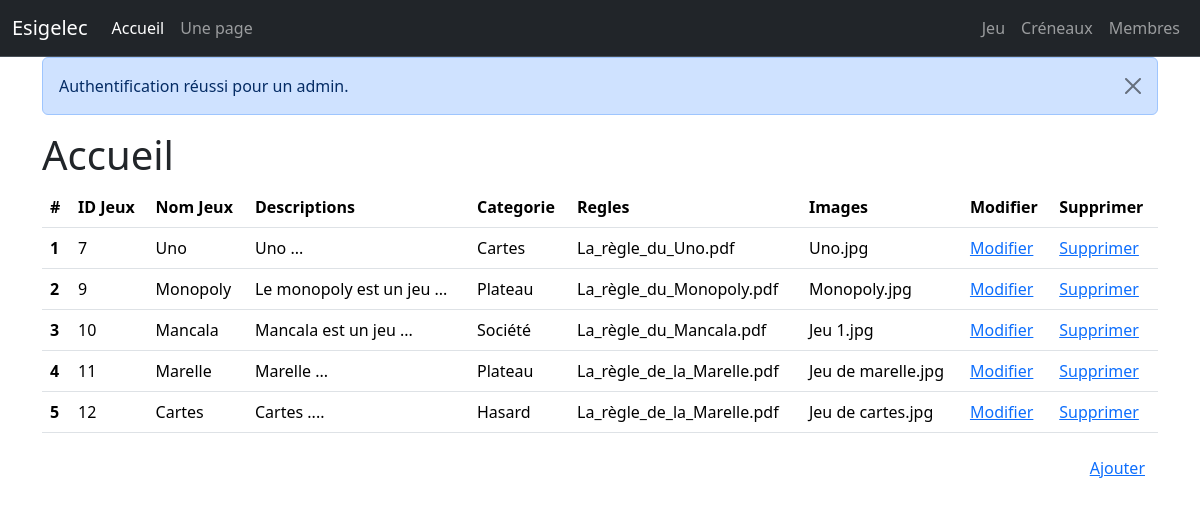
Page /jeuAdmin.php (signed in) on the committed database.
### tables this page shows
CREATE TABLE `jeux` (
  `idJeux` int(11) NOT NULL,
  `nom` varchar(100) NOT NULL,
  `description` varchar(255) NOT NULL,
  `categorie` varchar(50) NOT NULL,
  `regle` varchar(255) NOT NULL,
  `image` varchar(255) NOT NULL
);

### jeuAdmin.php (the view, shortened to what this page needs)
<?php
    include 'header.inc.php';
    include 'menuAdmin.inc.php';
?>
<div class="container">
    <?php
         if(isset($_SESSION['message'])) {
            echo '<div class="alert alert-primary alert-dismissible fade show" role="alert">';
            echo $_SESSION['message'];
            echo '<button type="button" class="btn-close" data-bs-dismiss="alert" aria-label="Close"></button>';
            echo '</div>';
            }
    ?>
    <h1>Accueil</h1>
    <table class="table">
        <thead>
            <tr>
                <th scope="col">#</th>
                <th scope="col">ID Jeux</th>
                <th scope="col">Nom Jeux</th>
                <th scope="col">Descriptions</th>
                <th scope="col">Categorie</th>
                <th scope="col">Regles</th>
                <th scope="col">Images</th>
                <th scope="col">Modifier</th>
                <th scope="col">Supprimer</th>
            </tr>
        </thead>
        <tbody>
            <?php
                $i = 1;
                include("connpdo.php");
                $req="SELECT * FROM jeux ";
                $stmt=$pdo->prepare($req);
                $stmt->execute();
                while ($user = $stmt->fetch() ) {
                    echo '<tr>';
                    echo '<th scope="row">' . $i . '</th>';
                    echo '<td>' . $user['idJeux'] . '</td>';
                    echo '<td>' . $user['nom'] . '</td>';
                    echo '<td>' . $user['description'] . '</td>';
                    echo '<td>' . $user['categorie'] . '</td>';
                    echo '<td>' . $user['regle'] . '</td>';
                    echo '<td>' . $user['image'] . '</td>';
                    echo '<td><a href="traitementUpdatejeux.php?idJeux=' . $user['idJeux'] . '&nomjeux=' . $user['nom'] . '&descriptions=' . $user['description'] . '&categorie=' . $user['categorie'] . '">Modifier</a></td>';
                    echo '<td><a href="traitementSuppressionJeux.php?idJeux=' . $user['idJeux'] . '" >Supprimer</a></td>';
                    echo '</tr>';
                    $i++;
                }
            ?>
        </tbody>
    </table>
     <button type="button" class="btn btn-outline" style="float:right">
        <a  href="addGame.php">Ajouter</a>
    </button>
</div>

### header.inc.php (shortened to what this page needs)
<!doctype html>
<html lang="fr">
  <head>
    <link href="https://cdn.jsdelivr.net/npm/bootstrap@5.3.1/dist/css/bootstrap.min.css" rel="stylesheet">
    <link rel="stylesheet" href="style.css" />
  </head>
  <body>

### menuAdmin.inc.php (shortened to what this page needs)
<nav class="navbar navbar-expand-md bg-dark border-bottom border-body" data-bs-theme="dark">
  <div class="container-fluid">
    <a class="navbar-brand" href="#">Esigelec</a>
    <div class="collapse navbar-collapse" id="navbarText">
      <ul class="navbar-nav me-auto mb-lg-0">
            <li class="nav-item">
            <a class="nav-link active" aria-current="page" href="index.php">Accueil</a>
            </li>
            <li class="nav-item">
            <a class="nav-link" href="page.php">Une page</a>
            </li>
      </ul>
      <ul class="navbar-nav mb-lg-0">
            <li class="nav-item">
                <a class="nav-link" href="jeuAdmin.php">Jeu</a>
            </li>
            <li class="nav-item">
                <a class="nav-link" href="creneauAdmin.php">Créneaux</a>
            </li>
            <li class="nav-item">
                <a class="nav-link" href="membreAdmin.php">Membres</a>
            </li>
      </ul>
    </div>
  </div>
</nav>

### style.css (style rules this page uses)
body { padding: 0%; margin: 0%; align-items: center; }

### menuAdmin.inc.php (style rules this page uses)
li { position: relative; }

### rows in the picture
jeux: idJeux "7", nom "Uno", description "Uno ...", categorie "Cartes", regle "La_règle_du_Uno.pdf", image "Uno.jpg"
jeux: idJeux "9", nom "Monopoly", description "Le monopoly est un jeu ...", categorie "Plateau", regle "La_règle_du_Monopoly.pdf", image "Monopoly.jpg"
jeux: idJeux "10", nom "Mancala", description "Mancala est un jeu ...", categorie "Société", regle "La_règle_du_Mancala.pdf", image "Jeu 1.jpg"
jeux: idJeux "11", nom "Marelle", description "Marelle ...", categorie "Plateau", regle "La_règle_de_la_Marelle.pdf", image "Jeu de marelle.jpg"
jeux: idJeux "12", nom "Cartes", description "Cartes ....", categorie "Hasard", regle "La_règle_de_la_Marelle.pdf", image "Jeu de cartes.jpg"

### other values in the picture
$_SESSION['message'] "Authentification réussi pour un admin."
